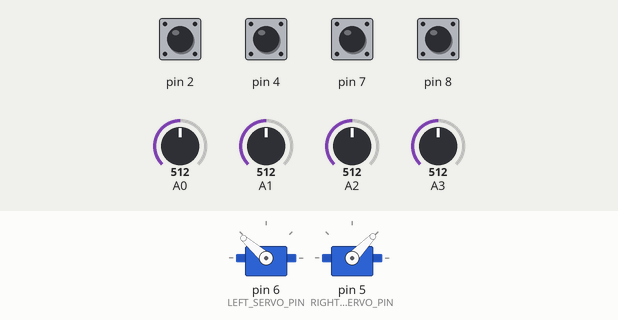
Bench run of a sketch on a simulated Arduino Uno, built with avr-gcc and run on an emulated ATmega328P. Shown: 2 × servo. The inputs (shaded band) are chosen by the test bench; at power-on: pin 2, pin 4, pin 7, pin 8 HIGH, A2 = 512, A0 = 512, A1 = 512, A3 = 512. Random numbers use the default seed unless the sketch sets one.

Above: at 1.2 s.
1.3 s: A2 set to 749
2.8 s: A2 set to 784
At 3.8 s:
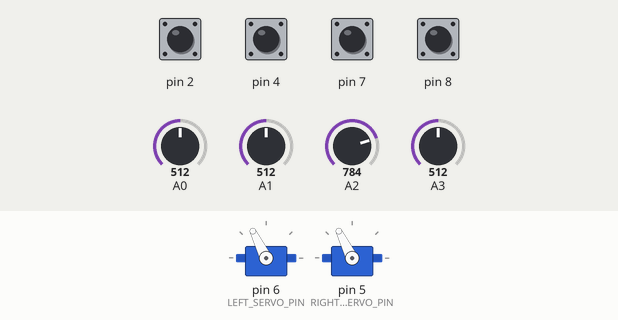
4.3 s: A2 set to 30
At 5.5 s:
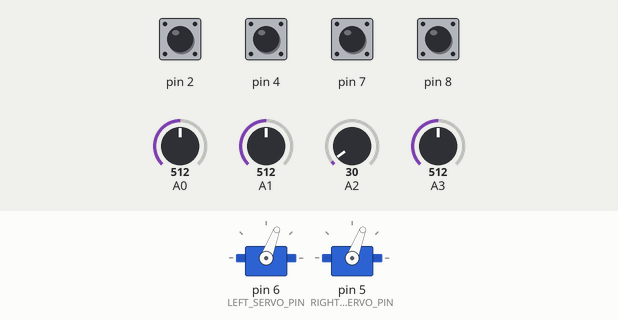
5.8 s: A2 set to 247
7.3 s: A2 set to 280
At 7.6 s:
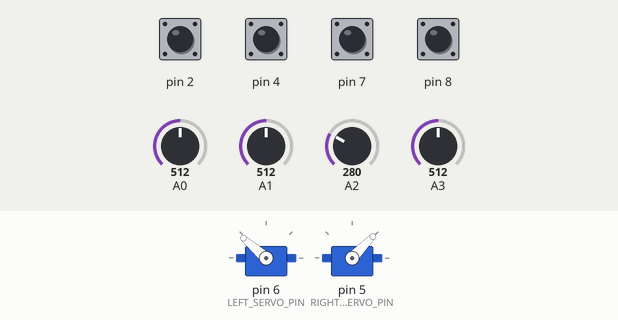
8.8 s: A2 set to 25
At 9.3 s:
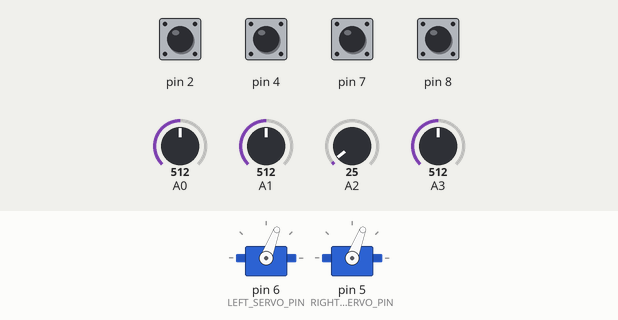
Timing chart, 0 to 11.3 s (numbered marks = the images above; inputs shaded):
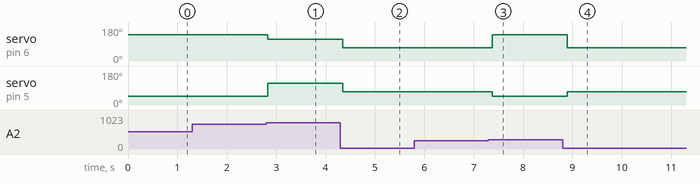

Measured:
- the behaviour switches between 767 and 768 on A2 (found by bisection; images 0 and 1)
- the behaviour switches between 265 and 266 on A2 (found by bisection; images 2 and 3)
- after the input at 1.3 s, every drawn part: stays the same
- after the input at 2.8 s, servo on pin 6 (LEFT_SERVO_PIN): 139° → 116° at once; servo on pin 5 (RIGHT_SERVO_PIN): 46° → 116° at once
- after the input at 4.3 s, servo on pin 6 (LEFT_SERVO_PIN), servo on pin 5 (RIGHT_SERVO_PIN): 116° → 69° after 0.05 s
- after the input at 5.8 s, every drawn part: stays the same
- after the input at 7.3 s, servo on pin 6 (LEFT_SERVO_PIN): 69° → 139° after 0.08 s; servo on pin 5 (RIGHT_SERVO_PIN): 69° → 46° after 0.08 s
- after the input at 8.8 s, servo on pin 6 (LEFT_SERVO_PIN): 139° → 69° after 0.09 s; servo on pin 5 (RIGHT_SERVO_PIN): 46° → 69° after 0.09 s

The sketch:

ethology_standalone.ino
```cpp
/*
  ethology_standalone.ino
  -----------------------------------------------------------------------------
  PAW Robot Ethology — STANDALONE reference sketch (no Bluetooth).

  This is the "teach the code" reference for the Robot Ethology lab. It runs ONE
  fixed behavior hierarchy directly on the robot at power-up — no BLE, no host
  needed. It is meant to be READ and EXPLAINED: it shows, in plain code, exactly
  what the behavior hierarchy the students studied actually does.

  It uses the SAME vetted robot classes as the BLE robot (EthologyRobot and the
  Cog* sensor/motor classes), so the behavior is identical to what the physical
  robot does when the corresponding hierarchy is sent over BLE — this sketch is
  just the "unrolled", always-on form of that same logic.

  THE HIERARCHY (priority order, highest first):
      1. escape_front     — if something hits the front, back away
      2. avoid_object     — if something is close ahead, turn from it
      3. approach_light       — otherwise, steer toward the brightest light
      4. cruise_straight  — if nothing else applies, drive straight

  Subsumption: each tick we check behaviors from the top down and run the FIRST
  one whose condition is met. Higher behaviors "subsume" (override) lower ones.
*/

#include "EthologyRobot.h"

// Servo channels (match the robot's wiring)
const int LEFT_SERVO_PIN  = 6;
const int RIGHT_SERVO_PIN = 5;

EthologyRobot bot;

void setup() {
    Serial.begin(9600);
    bot.begin(LEFT_SERVO_PIN, RIGHT_SERVO_PIN);
}

void loop() {
    // Sense first. readSensors() halts the motors and samples every
    // sensor once, so the guards below all see the same reading and a
    // tick where nothing fires leaves the robot stopped. hierarchy()
    // does this itself; this sketch hand-writes its rungs, so it must
    // call it explicitly.
    bot.readSensors();

    // ── The behavior hierarchy, checked top (highest priority) to bottom. ──
    // Read each sensor condition; run the first behavior whose condition holds.
    // This is exactly the subsumption arbitration the students inferred by
    // watching the robot — written out as code.

//    // 1. escape_front — highest priority: react to a front collision.
//    if (bot.collisionThreshold()) {
//        bot.escapeFrontCollision();
//        return;                          // a higher behavior fired; stop here
//    }
//
//    // 2. avoid_object — something close in front (but no collision yet).
//    else if (bot.proximityThreshold()) {
//        bot.avoidObject();
//        return;
//    }

    // 3. approach_light — no obstacle: steer toward the brightest light.
//    else
    if (bot.lightGradientThreshold()) {
        bot.avoidLight();
        return;
    }

    // 4. cruise_straight — default fallback: nothing else applies, drive on.
    bot.cruiseStraight();
}
```

CogAnaDigi.cpp
```cpp
#include "CogAnaDigi.h"

// Define the class String constants
const String CogAnaDigi::ANALOG  = "Analog";
const String CogAnaDigi::DIGITAL = "Digital";

CogAnaDigi::CogAnaDigi(const String& pinLabel) {
    initFromLabel(pinLabel);
    commonInit();
}

CogAnaDigi::CogAnaDigi(int pin)
: _sensorType(DIGITAL), _pin(pin), _rawData(0)  // default to DIGITAL for numeric constructor
{
    commonInit();
}

void CogAnaDigi::initFromLabel(const String& pinLabel) {
    // Detect presence of 'A' or 'a' anywhere in the label
    bool hasA = (pinLabel.indexOf('A') >= 0) || (pinLabel.indexOf('a') >= 0);
    if (hasA) {
        _sensorType = ANALOG;

        // Extract the digits after the first 'A'/'a'
        int aIdx = pinLabel.indexOf('A');
        if (aIdx < 0) aIdx = pinLabel.indexOf('a');

        String numPart = pinLabel.substring(aIdx + 1);
        numPart.trim();

        int analogIndex = numPart.toInt(); // e.g., "3" -> 3 for A3

        // Compute pin constant. On AVR/most cores A0..An are consecutive.
        // Using A0 + index keeps it portable across many boards.
        _pin = analogIndex;
    } else {
        _sensorType = DIGITAL;
        _pin = pinLabel.toInt(); // e.g., "13" -> 13
    }
}

void CogAnaDigi::commonInit() {
    pinMode(_pin, INPUT);
    _rawData = 0;
}

int CogAnaDigi::getRawData() {
    if (_sensorType == DIGITAL) {
        _rawData = digitalRead(_pin);
    } else {
        _rawData = analogRead(_pin);
    }
    return _rawData;
}

String CogAnaDigi::getSensorType(){
  return _sensorType;
}

int CogAnaDigi::getPin(){
  return _pin;
}
```

CogAnaDigi.h
```cpp
#ifndef COGANADIGI_H
#define COGANADIGI_H

#include <Arduino.h>

class CogAnaDigi {
public:
    // Class-string constants (values "Analog" and "Digital")
    static const String ANALOG;
    static const String DIGITAL;

    // Constructor that accepts a label like "A0" or "13".
    explicit CogAnaDigi(const String& pinLabel);

    // Constructor that accepts a numeric pin (assumed DIGITAL by default).
    explicit CogAnaDigi(int pin);

    // Read raw sensor data: digitalRead for DIGITAL, analogRead for ANALOG
    int getRawData();

    String getSensorType();

    int getPin();

private:
    String _sensorType; // "Analog" or "Digital"
    int    _pin;        // Arduino pin: e.g., A0 or 9
    int    _rawData;    // last raw reading

    // Helper: parse "A#" or "#" into a pin number and set _sensorType
    void initFromLabel(const String& pinLabel);

    // Common initializer after _pin/_sensorType are decided
    void commonInit();
};

#endif // COGANADIGI_H
```

CogCollision.cpp
```cpp
#include "CogCollision.h"

CogCollision::CogCollision(int pin)
: CogAnaDigi(pin), _pin(pin), _data(0)
{
    // Override default INPUT from base and use INPUT_PULLUP for collision switches
    pinMode(_pin, INPUT_PULLUP);
}

int CogCollision::getData() {
    _data = digitalRead(_pin);
    return _data;
}
```

CogCollision.h
```cpp
#ifndef COGCOLLISION_H
#define COGCOLLISION_H

#include <Arduino.h>
#include "CogAnaDigi.h"

// Digital collision sensor that inherits from CogAnaDigi.
// Uses INPUT_PULLUP in the constructor; returns digitalRead() via getData().
class CogCollision : public CogAnaDigi {
public:
    explicit CogCollision(int pin);

    // Return value from digitalRead() (0 or 1).
    int getData();

private:
    int _pin;   // digital pin for collision sensor (mirrored for the subclass)
    int _data;  // last read value
};

#endif // COGCOLLISION_H
```

CogLight.cpp
```cpp
#include "CogLight.h"

// PAW_LIGHT_HIGH_IS_BRIGHT comes from here. It must be a header this file
// includes: CogLight.cpp is compiled on its own, so a #define in the sketch
// would never reach it.
#include "PAWConfig.h"

CogLight::CogLight(const String& pinLabel)
: CogAnaDigi(pinLabel), _pin(0), _rawData(0), _data(0)
{
    // Mirror the resolved pin like in CogProximity
    int aIdx = pinLabel.indexOf('A');
    if (aIdx < 0) aIdx = pinLabel.indexOf('a');
    String numPart = pinLabel.substring(aIdx + 1);
    numPart.trim();
    int analogIndex = numPart.toInt();
    _pin = analogIndex;
}

int CogLight::getRawData() {
    _rawData = CogAnaDigi::getRawData();
    return _rawData;
}

// Normalise to 0 = dark, 100 = bright, whichever way round the sensor reads.
// The direction is a property of the sensor, set in PAWConfig.h — every light
// behaviour depends on this output meaning the same thing on every robot.
int CogLight::getData() {
    int raw = getRawData();
#if PAW_LIGHT_HIGH_IS_BRIGHT
    _data = map(raw, 0, 1023, 0, 100);   // raw high = bright
#else
    _data = map(raw, 0, 1023, 100, 0);   // raw high = dark
#endif
    return _data;
}
```

CogLight.h
```cpp
#ifndef COGLIGHT_H
#define COGLIGHT_H

#include <Arduino.h>
#include "CogAnaDigi.h"

// Analog light sensor derived from CogAnaDigi.
//
// POLARITY — getData() always returns 0 = DARK, 100 = BRIGHT.
//
// Which end of the RAW range is bright is a property of the sensor, not of the
// behaviours, and is set once in PAWConfig.h via PAW_LIGHT_HIGH_IS_BRIGHT.
// Default 0 means raw rises in the DARK, which is the sensor every light
// behaviour in EthologyRobot was tuned against. Set it wrong and the gradient
// sign flips: approach_light flees the lamp and avoid_light chases it.
//
// Do NOT "fix" an apparent reversal by swapping approachLight() and
// avoidLight() or by re-deriving their motor pairs. Those were each got wrong
// twice by reasoning from the gradient sign, and are now correct.
//
// TO TELL WHICH SENSOR YOU HAVE: Serial.println(rightLight.getData()), then
// shine a torch at the right sensor. The number must go UP toward 100. If it
// goes down, flip PAW_LIGHT_HIGH_IS_BRIGHT.
//
// SIMULATOR PAIRING: engine/sensors/sensor_models.LightSensor must end up on
// this same convention, and it inverts its raw value ONCE to get there. Do not
// also invert here on the Python side — two inversions compose to the identity
// and silently change nothing, which cost a debugging round.
class CogLight : public CogAnaDigi {
public:
    // Require a labeled analog pin, e.g., "A0", "A3"
    explicit CogLight(const String& pinLabel);

    // Read raw sensor value via base class, mirror to subclass _rawData
    int getRawData();

    // Map raw [0..1023] to [0..100], 0 = dark and 100 = bright. Which end of
    // the raw range is bright depends on the sensor: PAW_LIGHT_HIGH_IS_BRIGHT
    // in PAWConfig.h.
    int getData();
    // Return the LAST value computed by getData() WITHOUT taking a new
    // sample. Use this when you need the exact reading a prior getData()
    // used (e.g. logging the same sample the control math consumed).
    int peekData() const { return _data; }

private:
    int _pin;      // mirrored pin reference
    int _rawData;  // last raw reading
    int _data;     // processed/normalized data
};

#endif // COGLIGHT_H
```

CogProximity.cpp
```cpp
#include "CogProximity.h"

CogProximity::CogProximity(const String& pinLabel)
: CogAnaDigi(pinLabel), _pin(0), _rawData(0), _data(0)
{
    // Optional: store numeric pin resolved by CogAnaDigi from the label
    // We can't directly access base _pin (private), so we mirror by re-parsing the label:
    // If desired, you can add a getter in CogAnaDigi to expose its resolved pin.
    int aIdx = pinLabel.indexOf('A');
    if (aIdx < 0) aIdx = pinLabel.indexOf('a');
    String numPart = pinLabel.substring(aIdx + 1);
    numPart.trim();
    int analogIndex = numPart.toInt();
    _pin = analogIndex;
}

int CogProximity::getRawData() {
    // Call the base class reader to ensure correct analog path
    _rawData = CogAnaDigi::getRawData();
    return _rawData;
}

int CogProximity::analyzeData(int raw) {
    // Clamp to [0, 1000], then map to [10, 80]
    int clamped = constrain(raw, 120, 720);
    int mapped  = map(clamped, 120, 720, 60, 18);
    return mapped;
}

int CogProximity::getData() {
    int raw = getRawData();
    _data = analyzeData(raw);
    return _data;
}
```

CogProximity.h
```cpp
#ifndef COGPROXIMITY_H
#define COGPROXIMITY_H

#include <Arduino.h>
#include "CogAnaDigi.h"

// Analog proximity sensor derived from CogAnaDigi.
class CogProximity : public CogAnaDigi {
public:
    // Require a labeled analog pin, e.g., "A0", "A3"
    explicit CogProximity(const String& pinLabel);

    // Read raw sensor value via base class, mirror to subclass _rawData
    int getRawData();

    // Compute processed data: clamp raw to [0,1000] then map to [10,80]
    int getData();
    // Return the LAST value computed by getData() WITHOUT taking a new
    // sample. Use this when you need the exact reading a prior getData()
    // used (e.g. logging the same sample the control math consumed).
    int peekData() const { return _data; }

private:
    int _pin;      // mirrored pin reference for subclass bookkeeping (optional but per your spec)
    int _rawData;  // last raw reading
    int _data;     // processed/normalized data

    // Helper to analyze the raw value
    int analyzeData(int raw);
};

#endif // COGPROXIMITY_H
```

CogServo.cpp
```cpp
#include "CogServo.h"

// -------------------- Constructors --------------------

CogServo::CogServo()
: _leftValue(0), _rightValue(0),
  _leftUs(DEFAULT_NEUTRAL_US),  _rightUs(DEFAULT_NEUTRAL_US),
  _leftNeutralUs(DEFAULT_NEUTRAL_US), _rightNeutralUs(DEFAULT_NEUTRAL_US) {
}

// -------------------- Public API --------------------

void CogServo::begin(uint8_t leftPin, uint8_t rightPin) {
    _leftServo.attach(leftPin);
    _rightServo.attach(rightPin);
    // Neutral before anything else can command motion.
    _leftUs  = _leftNeutralUs;
    _rightUs = _rightNeutralUs;
    writeCurrent();
}

void CogServo::setNeutral(int leftNeutralUs, int rightNeutralUs) {
    _leftNeutralUs  = clampMicros(leftNeutralUs);
    _rightNeutralUs = clampMicros(rightNeutralUs);
    // Apply immediately: whatever was commanded before was relative to the
    // OLD neutral, so leaving it in place would mean a silent drift.
    _leftUs  = _leftNeutralUs;
    _rightUs = _rightNeutralUs;
    writeCurrent();
}


// ── Cooperative wait ──────────────────────────────────────────────────────────

void (*CogServo::_waitTick)() = nullptr;

void CogServo::setWaitTick(void (*fn)()) { _waitTick = fn; }

// Spin until `seconds` have elapsed, giving the tick a chance to run. Falls
// back to delay() when no hook is installed, so behaviour is unchanged for
// sketches that never call setWaitTick().
void CogServo::_hold(float seconds)
{
    if (seconds <= 0.0f) return;
    const unsigned long ms = (unsigned long)(seconds * 1000.0f);

    if (_waitTick == nullptr) {
        delay(ms);
        return;
    }
    const unsigned long start = millis();
    while (millis() - start < ms) {
        _waitTick();
    }
}

void CogServo::driveProportional(int leftProportion, int rightProportion, float durationInSeconds) {
    leftProportion = -leftProportion;

    _leftUs  = mapProportionToMicros(leftProportion,  _leftNeutralUs);
    _rightUs = mapProportionToMicros(rightProportion, _rightNeutralUs);

    writeCurrent();

    // ORIGINAL (blocking) -- kept for reference; _hold() is identical when no
    // wait tick is installed:
    //     if (durationInSeconds > 0.0f) {
    //         const unsigned long ms =
    //             (unsigned long)(durationInSeconds * 1000.0f);
    //         delay(ms);
    //     }
    _hold(durationInSeconds);
}

void CogServo::drive(float durationInSeconds) {
    // Write whatever the current members are (no remapping)
    writeCurrent();

    // ORIGINAL (blocking):
    //     if (durationInSeconds > 0.0f) {
    //         const unsigned long ms =
    //             (unsigned long)(durationInSeconds * 1000.0f);
    //         delay(ms);
    //     }
    _hold(durationInSeconds);
}

// delta is in MICROSECONDS now, not degrees.
void CogServo::translate(int delta) {
    _leftUs  = clampMicros(_leftUs  + delta);
    _rightUs = clampMicros(_rightUs + delta);
    writeCurrent();
}

void CogServo::rotate(int leftDelta, int rightDelta) {
    _leftUs  = clampMicros(_leftUs  + leftDelta);
    _rightUs = clampMicros(_rightUs + rightDelta);
    writeCurrent();
}

void CogServo::halt(float durationInSeconds) {
    _leftUs  = _leftNeutralUs;
    _rightUs = _rightNeutralUs;
    writeCurrent();

    if (durationInSeconds > 0.0f) {
        const unsigned long ms = (unsigned long)(durationInSeconds * 1000.0f);
        delay(ms);
    }
}

// -------------------- Private helpers --------------------

int CogServo::clampMicros(int us) {
    // Standard hobby-servo pulse range. Anything outside is meaningless and
    // some servos stall or buzz when fed it.
    if (us < 900) us = 900;
    if (us > 2100) us = 2100;
    return us;
}

// Proportion 0 -> this side's neutral; +/-100 -> neutral -/+ SPAN_US.
// The sign is inverted (+100 maps BELOW neutral) to preserve the direction
// convention the old angle mapping had: map(p, -100, 100, 180, 0).
int CogServo::mapProportionToMicros(int proportion, int neutralUs) {
    proportion = constrain(proportion, -100, 100);
    return clampMicros(neutralUs - (proportion * SPAN_US) / 100);
}


void CogServo::writeCurrent() {
    // writeMicroseconds, NOT write(angle): Servo.h maps angles onto
    // 544..2400 us, so write(90) emits 1472 us and "stop" becomes a crawl.
    _leftServo.writeMicroseconds(_leftUs);
    _rightServo.writeMicroseconds(_rightUs);
}
```

Robot.cpp
```cpp
#include "Robot.h"

// -------------------- Constructors --------------------

Robot::Robot()
: _drivetrain() {
}

// -------------------- Public API --------------------

void Robot::begin(uint8_t leftServoPin, uint8_t rightServoPin) {
    _drivetrain.begin(leftServoPin, rightServoPin);
}

void Robot::drive(float durationInSeconds) {
    _drivetrain.drive(durationInSeconds);
}

void Robot::driveProportional(int leftProportion, int rightProportion, float durationInSeconds) {
    _drivetrain.driveProportional(leftProportion, rightProportion, durationInSeconds);
}

void Robot::translate(int delta) {
    _drivetrain.translate(delta);
}

void Robot::rotate(int leftDelta, int rightDelta) {
    _drivetrain.rotate(leftDelta, rightDelta);
}

void Robot::halt(float durationInSeconds) {
    // Preserve your existing semantics
    _drivetrain.driveProportional(-25, -25, durationInSeconds);
}
```

Source omitted: CogServo.h (5226 bytes), EthologyRobot.cpp (16015 bytes), EthologyRobot.h (15687 bytes), Robot.h (1555 bytes), PAWConfig.h (4899 bytes)
